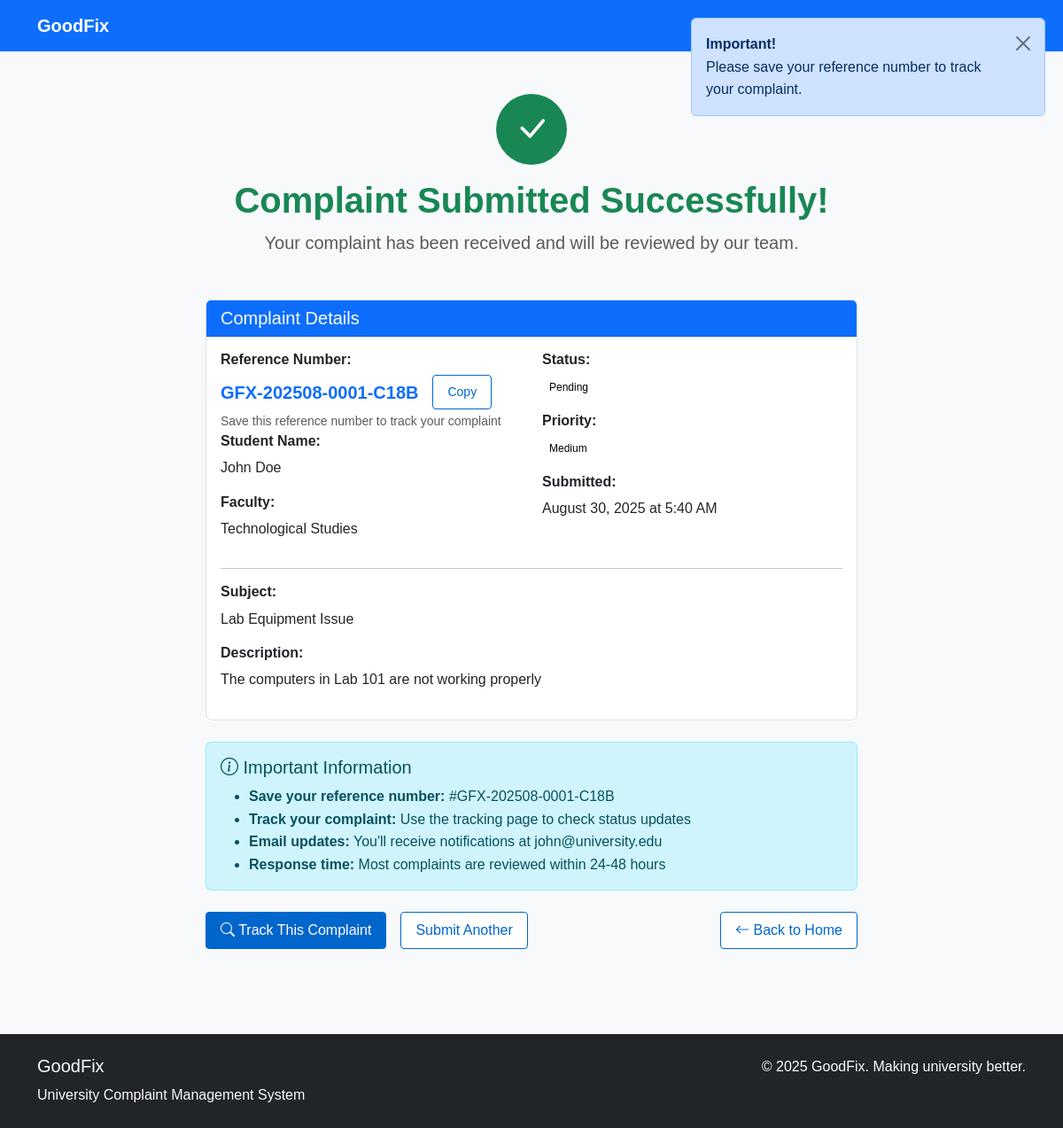
The app's page /user/submit_success.php?id=1, older data.
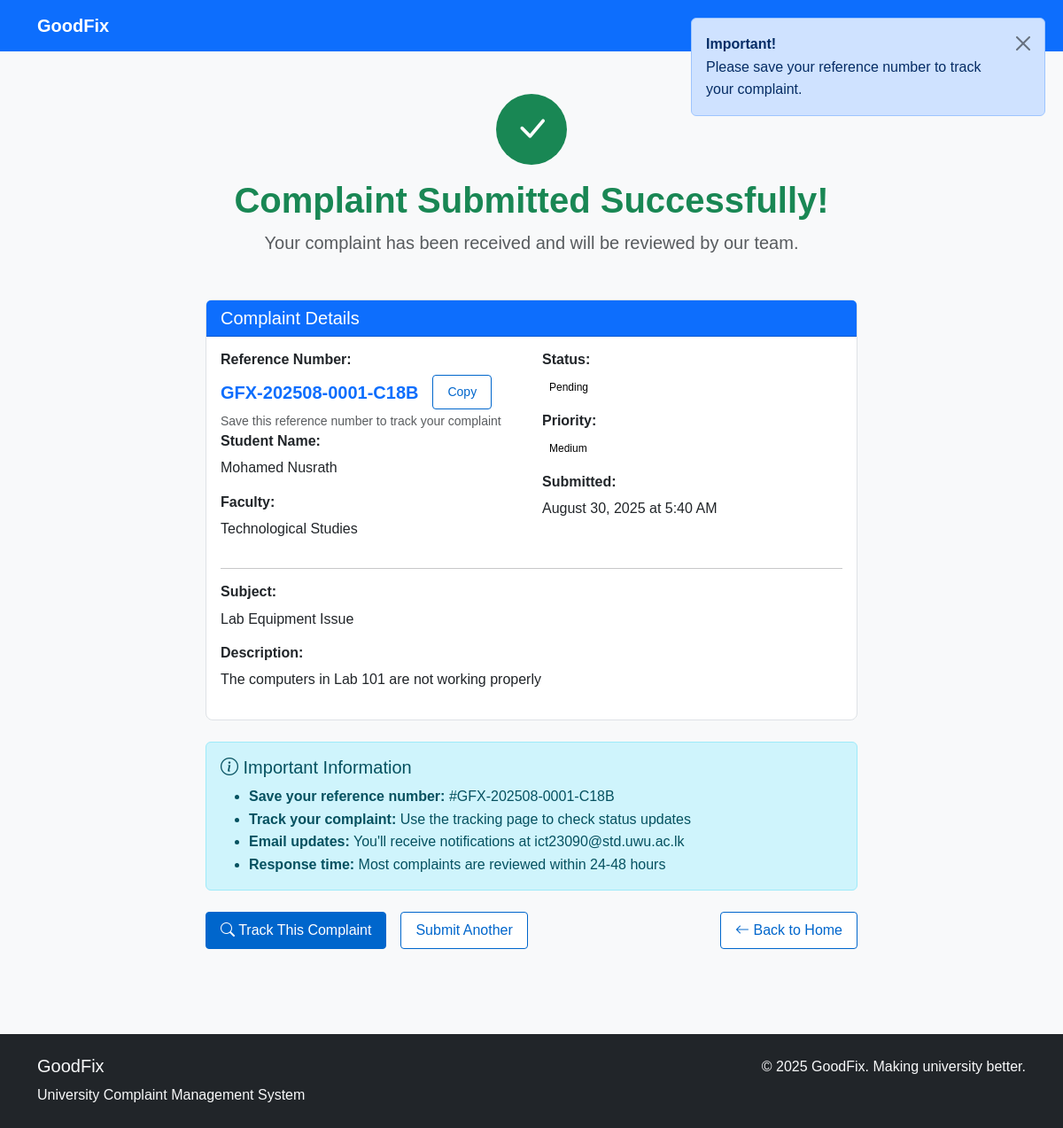
The same page, newer data.
### tables this page shows
CREATE TABLE complaints (
    id INT PRIMARY KEY AUTO_INCREMENT,
    student_name VARCHAR(100) NOT NULL,
    student_id VARCHAR(20) NOT NULL,
    email VARCHAR(100) NOT NULL,
    faculty VARCHAR(50) NOT NULL,
    complaint_type VARCHAR(50) NOT NULL,
    subject VARCHAR(200) NOT NULL,
    description TEXT NOT NULL,
    status ENUM('pending', 'in_progress', 'resolved', 'closed') DEFAULT 'pending',
    priority ENUM('low', 'medium', 'high', 'urgent') DEFAULT 'medium',
    submitted_at TIMESTAMP DEFAULT CURRENT_TIMESTAMP,
    updated_at TIMESTAMP DEFAULT CURRENT_TIMESTAMP ON UPDATE CURRENT_TIMESTAMP
);

### user/submit_success.php (the view, shortened to what this page needs)
<?php
$css_path = "../css/style.css";
$home_path = "index.php";
include '../includes/header.php';
include '../includes/db.php';
$complaint_id = isset($_GET['id']) ? (int)$_GET['id'] : 0;
$complaint = null;
if ($complaint_id) {
    $stmt = $pdo->prepare("SELECT * FROM complaints WHERE id = ?");
    $stmt->execute([$complaint_id]);
    $complaint = $stmt->fetch();
}
?>
<main>
    <div class="container py-5">
        <div class="row justify-content-center">
            <div class="col-lg-8">
                <div class="text-center mb-5">
                    <div class="bg-success text-white rounded-circle d-inline-flex align-items-center justify-content-center mb-3" style="width: 80px; height: 80px;">
                        <i class="bi bi-check-lg fs-1"></i>
                    </div>
                    <h1 class="fw-bold text-success">Complaint Submitted Successfully!</h1>
                    <p class="lead text-muted">Your complaint has been received and will be reviewed by our team.</p>
                </div>
                <div class="card">
                    <div class="card-header bg-primary text-white">
                        <h5 class="mb-0">
                            Complaint Details
                        </h5>
                    </div>
                    <div class="card-body">
                        <?php
                        $year_month = date('Ym', strtotime($complaint['submitted_at']));
                        $complaint_id_padded = str_pad($complaint['id'], 4, '0', STR_PAD_LEFT);
                        $hash = strtoupper(substr(md5($complaint['id'] . $complaint['submitted_at'] . 'GoodFix2025'), 0, 4));
                        $reference_no = 'GFX-' . $year_month . '-' . $complaint_id_padded . '-' . $hash;
                        ?>
                        <div class="row">
                            <div class="col-md-6">
                                <h6 class="fw-bold">Reference Number:</h6>
                                <div class="d-flex align-items-center">
                                    <p class="text-primary fs-5 fw-bold mb-0 me-3" id="referenceNumber"><?php echo $reference_no; ?></p>
                                    <button class="btn btn-outline-primary btn-sm" onclick="copyReference()" id="copyBtn">
                                        <i class="bi bi-copy"></i> Copy
                                    </button>
                                </div>
                                <small class="text-muted">Save this reference number to track your complaint</small>
                                <h6 class="fw-bold">Student Name:</h6>
                                <p><?php echo htmlspecialchars($complaint['student_name']); ?></p>
                                <h6 class="fw-bold">Faculty:</h6>
                                <p><?php echo htmlspecialchars($complaint['faculty'] ?: 'Not specified'); ?></p>
                            </div>
                            <div class="col-md-6">
                                <h6 class="fw-bold">Status:</h6>
                                <span class="status">Pending</span>
                                <h6 class="fw-bold mt-3">Priority:</h6>
                                <span class="priority">
                                    <?php echo ucfirst($complaint['priority']); ?>
                                </span>
                                <h6 class="fw-bold mt-3">Submitted:</h6>
                                <p><?php echo date('F j, Y \a\t g:i A', strtotime($complaint['submitted_at'])); ?></p>
                            </div>
                        </div>
                        <hr>
                        <h6 class="fw-bold">Subject:</h6>
                        <p><?php echo htmlspecialchars($complaint['subject']); ?></p>
                        <h6 class="fw-bold">Description:</h6>
                        <p><?php echo nl2br(htmlspecialchars($complaint['description'])); ?></p>
                    </div>
                </div>
                <div class="alert alert-info mt-4">
                    <h5 class="alert-heading">
                        <i class="bi bi-info-circle"></i> Important Information
                    </h5>
                    <ul class="mb-0">
                        <li><strong>Save your reference number:</strong> #<?php echo $reference_no; ?></li>
                        <li><strong>Track your complaint:</strong> Use the tracking page to check status updates</li>
                        <li><strong>Email updates:</strong> You'll receive notifications at <?php echo htmlspecialchars($complaint['email']); ?></li>
                        <li><strong>Response time:</strong> Most complaints are reviewed within 24-48 hours</li>
                    </ul>
                </div>
                <div class="text-center mt-4">
                    <div class="d-flex gap-3 justify-content-center">
                        <a href="track_complaint.php?id=<?php echo $complaint['id']; ?>" class="btn btn-primary">
                            <i class="bi bi-search"></i> Track This Complaint
                        </a>
                        <a href="submit_complaint.php" class="btn btn-outline-primary">
                            Submit Another
                        </a>
                        <a href="index.php" class="btn btn-outline-primary ms-auto">
                            <i class="bi bi-arrow-left"></i> Back to Home
                        </a>
                    </div>
                </div>
            </div>
        </div>
    </div>
</main>
<?php include '../includes/footer.php'; ?>

### includes/header.php (shortened to what this page needs)
<!DOCTYPE html>
<html lang="en">
<head>
    <link href="https://cdn.jsdelivr.net/npm/bootstrap@5.3.0/dist/css/bootstrap.min.css" rel="stylesheet">
    <link href="https://cdn.jsdelivr.net/npm/bootstrap-icons@1.7.2/font/bootstrap-icons.css" rel="stylesheet">
    <link href="<?php echo isset($css_path) ? $css_path : '../css/style.css'; ?>" rel="stylesheet">
</head>
<body>
    <nav class="navbar navbar-expand-lg navbar-dark bg-primary">
        <div class="container">
            <a class="navbar-brand fw-bold" href="<?php echo isset($home_path) ? $home_path : '../user/index.php'; ?>">
                GoodFix
            </a>
            <?php if (isset($show_admin_nav) && $show_admin_nav): ?>
            <div class="navbar-nav ms-auto">
                <a class="nav-link" href="dashboard.php">
                    Dashboard
                </a>
                <a class="nav-link" href="view_complaints.php">
                    Complaints
                </a>
                <a class="nav-link" href="logout.php">
                    Logout
                </a>
            </div>
            <?php else: ?>
            <div class="collapse navbar-collapse" id="navbarNav">
                <div class="navbar-nav ms-auto">
                    <a class="nav-link" href="<?php echo isset($home_path) ? $home_path : '../user/index.php'; ?>">
                    </a>
                    <a class="nav-link" href="<?php echo isset($home_path) ? str_replace('index.php', 'submit_complaint.php', $home_path) : '../user/submit_complaint.php'; ?>">
                    </a>
                    <a class="nav-link" href="<?php echo isset($home_path) ? str_replace('index.php', 'track_complaint.php', $home_path) : '../user/track_complaint.php'; ?>">
                    </a>
                    <a class="nav-link" href="<?php echo isset($home_path) ? str_replace('index.php', 'profile.php', $home_path) : '../user/profile.php'; ?>">
                    </a>
                </div>
            </div>
            <?php endif; ?>
        </div>
    </nav>

### includes/footer.php (shortened to what this page needs)
    <footer class="bg-dark text-light py-4 mt-5">
        <div class="container">
            <div class="row">
                <div class="col-md-6">
                    <h5>GoodFix</h5>
                    <p class="mb-0">University Complaint Management System</p>
                </div>
                <div class="col-md-6 text-md-end">
                    <p class="mb-0">&copy; <?php echo date('Y'); ?> GoodFix. Making university better.</p>
                </div>
            </div>
        </div>
    </footer>
</body>
</html>

### css/style.css (style rules this page uses)
:root { --primary-color: #0066cc; --secondary-color: #6c757d; --success-color: #28a745; --warning-color: #ffc107; --danger-color: #dc3545; --light-gray: #f8f9fa; --border-color: #dee2e6; }
body { font-family: Arial, sans-serif; background-color: var(--light-gray); line-height: 1.6; color: #333; }
.card { border: 1px solid var(--border-color); border-radius: 8px; margin-bottom: 1rem; }
.status { color: #000000; padding: 4px 8px; border-radius: 4px; font-size: 12px; }
.priority { color: #000000; padding: 4px 8px; border-radius: 4px; font-size: 12px; }
.btn { padding: 8px 16px; border-radius: 4px; border: 1px solid transparent; text-decoration: none; display: inline-block; }
.btn-primary { background-color: var(--primary-color); border-color: var(--primary-color); color: white; }
.btn-outline-primary { color: var(--primary-color); border-color: var(--primary-color); background-color: white; }
*, *::before, *::after { transition: none !important; animation: none !important; }

Row changes from the older to the newer data that the page shows:
changed complaints "GFX-202508-0001-C18B": student_name "John Doe" → "Mohamed Nusrath"; email "john@university.edu" → "ict23090@std.uwu.ac.lk"
